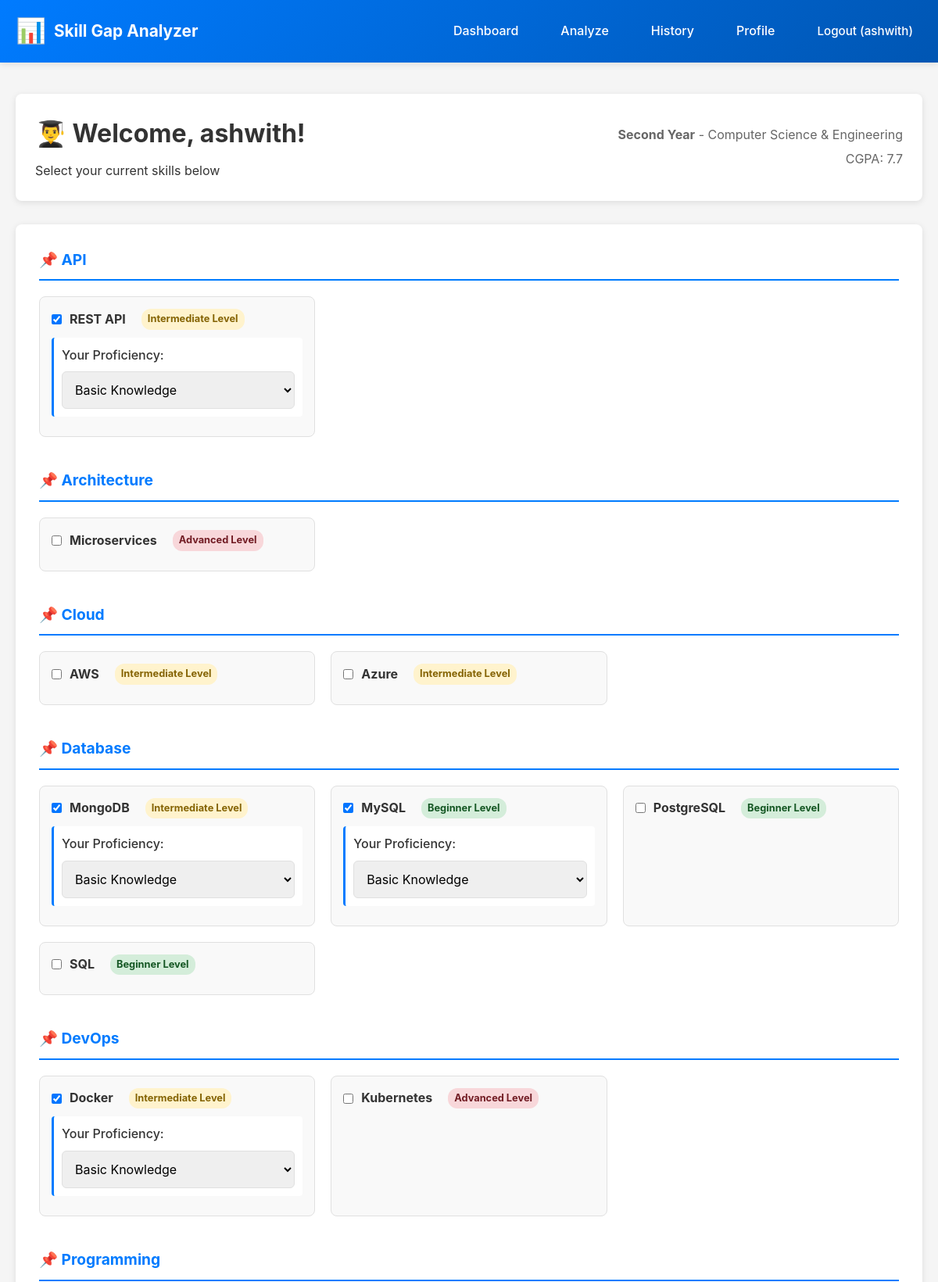
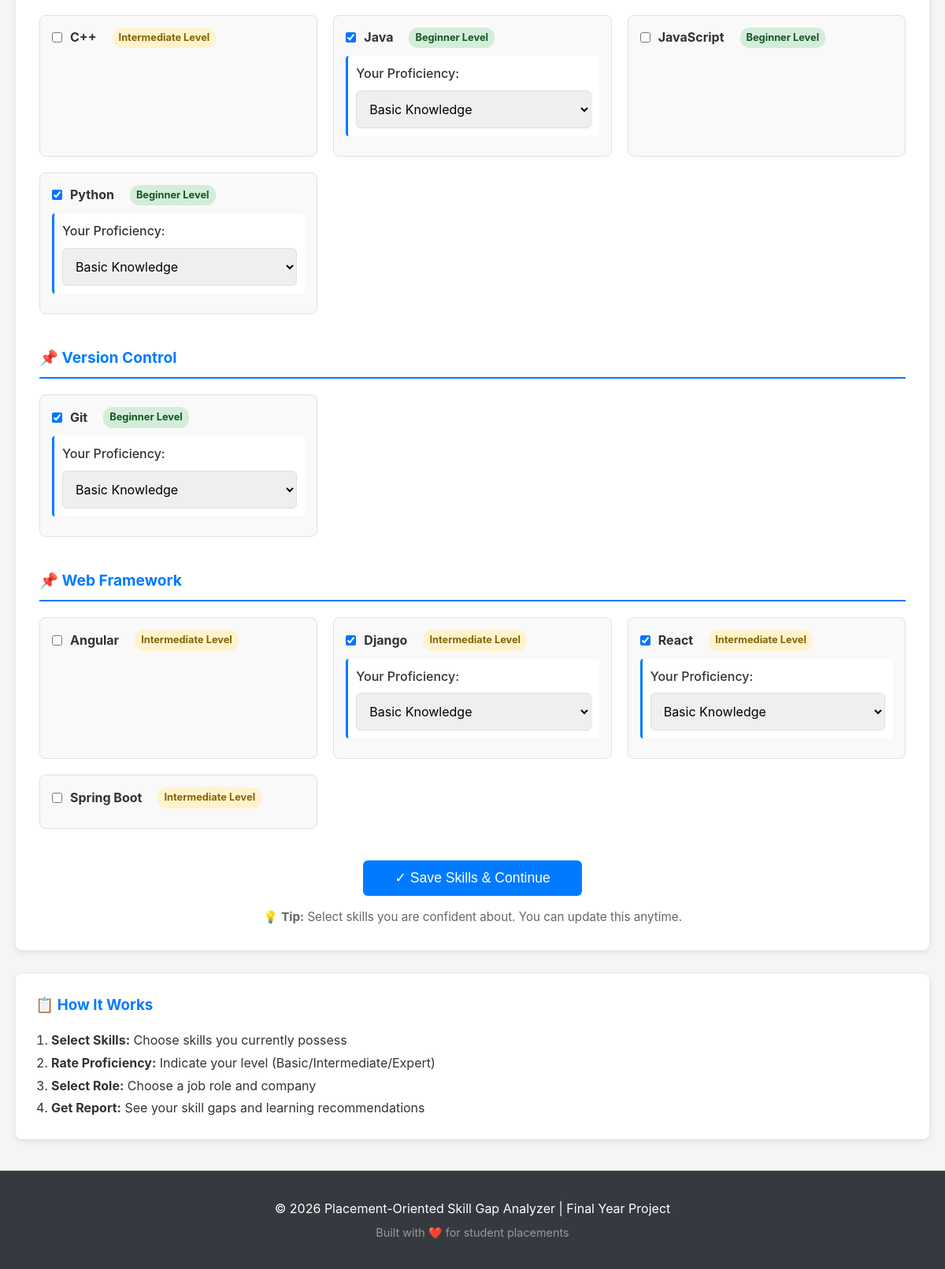
The app's page /dashboard/ (signed in) with its own data (2 pictures, top to bottom).
### analyzer/models.py (models this page shows, shortened)
class StudentProfile(models.Model):
    YEAR_CHOICES = [
        ('FY', 'First Year'),
        ('SY', 'Second Year'),
        ('TY', 'Third Year'),
        ('FIN', 'Final Year'),
    ]
    DEPARTMENT_CHOICES = [
        ('CSE', 'Computer Science & Engineering'),
        ('IT', 'Information Technology'),
        ('ECE', 'Electronics & Communication'),
        ('ME', 'Mechanical Engineering'),
        ('CE', 'Civil Engineering'),
    ]
    user = models.OneToOneField(User, on_delete=models.CASCADE)
    phone_number = models.CharField(max_length=15, help_text="Student's contact number")
    college_name = models.CharField(max_length=200, help_text="College/University name")
    department = models.CharField(max_length=10, choices=DEPARTMENT_CHOICES)
    year = models.CharField(max_length=5, choices=YEAR_CHOICES)
    cgpa = models.FloatField(
        validators=[MinValueValidator(0.0), MaxValueValidator(10.0)],
        help_text="Cumulative GPA (0-10 scale)"
    )
    created_at = models.DateTimeField(auto_now_add=True, help_text="Account creation date")
    updated_at = models.DateTimeField(auto_now=True, help_text="Last updated date")
    class Meta:
        verbose_name_plural = "Student Profiles"
        ordering = ['-created_at']  # Newest first

class Skill(models.Model):
    CATEGORY_CHOICES = [
        ('Backend', 'Backend Development'),
        ('Frontend', 'Frontend Development'),
        ('Database', 'Database Management'),
        ('DevOps', 'DevOps & Infrastructure'),
        ('Mobile', 'Mobile Development'),
        ('Data', 'Data Science & Analytics'),
        ('SoftSkills', 'Soft Skills'),
        ('Other', 'Other'),
    ]
    DIFFICULTY_CHOICES = [
        ('Beginner', 'Beginner Level'),
        ('Intermediate', 'Intermediate Level'),
        ('Advanced', 'Advanced Level'),
    ]
    name = models.CharField(
        max_length=100,
        unique=True,
        help_text="Skill name (e.g., 'Python', 'Django', 'MySQL')"
    )
    category = models.CharField(max_length=20, choices=CATEGORY_CHOICES)
    description = models.TextField(
        help_text="What is this skill used for?"
    )
    difficulty_level = models.CharField(
        max_length=15,
        choices=DIFFICULTY_CHOICES,
        default='Intermediate'
    )
    class Meta:
        verbose_name_plural = "Skills"
        ordering = ['category', 'name']

### analyzer/views.py (the view, shortened to what this page needs)
# urls.py: path('dashboard/', views.dashboard, name='dashboard'),
@login_required(login_url='analyzer:login')
def dashboard(request):
    try:
        student_profile = StudentProfile.objects.get(user=request.user)
    except StudentProfile.DoesNotExist:
        messages.error(request, "Student profile not found. Please contact admin.")
        return redirect('analyzer:login')
    skills_by_category = {}
    for skill in Skill.objects.all().order_by('category', 'name'):
        if skill.category not in skills_by_category:
            skills_by_category[skill.category] = []
        skills_by_category[skill.category].append(skill)
    student_skills = StudentSkill.objects.filter(student=student_profile).values_list('skill_id', flat=True)
    return render(request, 'analyzer/dashboard.html', {
        'skills_by_category': skills_by_category,
        'student_skills': student_skills,
        'proficiency_choices': StudentSkill.PROFICIENCY_CHOICES,
        'student': student_profile
    })

### analyzer/templates/analyzer/dashboard.html (shortened to what this page needs)
{% extends 'analyzer/base.html' %}
{% block content %}
<div class="dashboard-container">
    <div class="dashboard-header">
        <div>
            <h1>👨‍🎓 Welcome, {{ user.username }}!</h1>
            <p>Select your current skills below</p>
        </div>
        <div class="user-info">
            <p><strong>{{ student.get_year_display }}</strong> - {{ student.get_department_display }}</p>
            <p>CGPA: {{ student.cgpa }}</p>
        </div>
    </div>
    <form method="POST" id="skillsForm" class="skills-form">
        {% for category, skills in skills_by_category.items %}
            <div class="skill-category">
                <h2 class="category-title">📌 {{ category }}</h2>
                <div class="skills-grid">
                    {% for skill in skills %}
                        <div class="skill-item">
                            <div class="skill-checkbox">
                                <input type="checkbox"
                                       id="skill_{{ skill.id }}"
                                       name="skills"
                                       value="{{ skill.id }}"
                                       {% if skill.id in student_skills %}checked{% endif %}
                                       data-difficulty="{{ skill.difficulty_level }}">
                                <label for="skill_{{ skill.id }}">
                                    <strong>{{ skill.name }}</strong>
                                    <span class="difficulty-badge difficulty-{{ skill.difficulty_level|lower }}">
                                        {{ skill.get_difficulty_level_display }}
                                    </span>
                                </label>
                            </div>
                            <div class="proficiency-selector" id="prof_{{ skill.id }}" style="display:none;">
                                <label>Your Proficiency:</label>
                                <select name="proficiency_{{ skill.id }}" class="proficiency-select">
                                    {% for value, label in proficiency_choices %}
                                        <option value="{{ value }}">{{ label }}</option>
                                    {% endfor %}
                                </select>
                            </div>
                        </div>
                    {% empty %}
                        <p class="no-skills">No skills in this category yet</p>
                    {% endfor %}
                </div>
            </div>
        {% endfor %}
        <div class="form-actions">
            <button type="submit" class="btn btn-primary btn-large">
                ✓ Save Skills & Continue
            </button>
            <p class="form-hint">
                💡 <strong>Tip:</strong> Select skills you are confident about.
                You can update this anytime.
            </p>
        </div>
    </form>
    <div class="info-section">
        <h3>📋 How It Works</h3>
        <ol>
            <li><strong>Select Skills:</strong> Choose skills you currently possess</li>
            <li><strong>Rate Proficiency:</strong> Indicate your level (Basic/Intermediate/Expert)</li>
            <li><strong>Select Role:</strong> Choose a job role and company</li>
            <li><strong>Get Report:</strong> See your skill gaps and learning recommendations</li>
        </ol>
    </div>
</div>
{% endblock %}

### analyzer/templates/analyzer/base.html (shortened to what this page needs)
{% load static %}
<!DOCTYPE html>
<html lang="en">
<head>
    <link rel="stylesheet" href="{% static 'analyzer/css/style.css' %}">
</head>
<body>
    <nav class="navbar">
        <div class="container">
            <div class="navbar-brand">
                <a href="{% url 'analyzer:home' %}" class="logo">
                    <span class="logo-icon">📊</span> Skill Gap Analyzer
                </a>
            </div>
            <div class="navbar-menu">
                {% if user.is_authenticated %}
                    <ul class="nav-links">
                        <li><a href="{% url 'analyzer:dashboard' %}" class="nav-link">Dashboard</a></li>
                        <li><a href="{% url 'analyzer:select_role' %}" class="nav-link">Analyze</a></li>
                        <li><a href="{% url 'analyzer:skill_history' %}" class="nav-link">History</a></li>
                        <li><a href="{% url 'analyzer:profile' %}" class="nav-link">Profile</a></li>
                        <li><a href="{% url 'analyzer:logout' %}" class="nav-link logout">Logout ({{ user.username }})</a></li>
                    </ul>
                {% else %}
                    <ul class="nav-links">
                        <li><a href="{% url 'analyzer:login' %}" class="nav-link">Login</a></li>
                        <li><a href="{% url 'analyzer:register' %}" class="nav-link register-btn">Register</a></li>
                    </ul>
                {% endif %}
            </div>
        </div>
    </nav>
    <main class="main-content">
        <div class="container">
            {% block content %}{% endblock %}
        </div>
    </main>
    <footer class="footer">
        <div class="container">
            <p>&copy; 2026 Placement-Oriented Skill Gap Analyzer | Final Year Project</p>
            <p class="footer-note">Built with ❤️ for student placements</p>
        </div>
    </footer>
</body>
</html>

### analyzer/static/analyzer/css/style.css (style rules this page uses)
:root { --primary-color: #007bff; --success-color: #28a745; --danger-color: #dc3545; --warning-color: #ffc107; --info-color: #17a2b8; --light-color: #f8f9fa; --dark-color: #343a40; --border-color: #e0e0e0; --shadow: 0 2px 8px rgba(0,0,0,0.1); --transition: all 0.3s ease; }
* { margin: 0; padding: 0; box-sizing: border-box; }
html, body { height: 100%; }
body { font-family: -apple-system, BlinkMacSystemFont, 'Segoe UI', Roboto, 'Helvetica Neue', Arial, sans-serif; font-size: 16px; line-height: 1.6; color: #333; background-color: #f5f5f5; display: flex; flex-direction: column; }
.container { max-width: 1200px; margin: 0 auto; padding: 0 20px; width: 100%; }
.navbar { background: linear-gradient(135deg, #007bff 0%, #0056b3 100%); color: white; padding: 15px 0; box-shadow: var(--shadow); position: sticky; top: 0; z-index: 1000; }
.navbar .container { display: flex; justify-content: space-between; align-items: center; }
.navbar-brand { flex: 1; }
.logo { display: flex; align-items: center; gap: 10px; font-size: 1.3em; font-weight: bold; text-decoration: none; color: white; transition: var(--transition); }
.logo-icon { font-size: 1.5em; }
.nav-links { display: flex; list-style: none; gap: 30px; align-items: center; }
.nav-link { color: white; text-decoration: none; transition: var(--transition); font-weight: 500; padding: 8px 12px; border-radius: 4px; }
.nav-link.logout { font-size: 0.95em; }
.main-content { flex: 1; padding: 40px 0; background: #f5f5f5; }
.btn { padding: 10px 20px; border: none; border-radius: 6px; font-size: 1em; cursor: pointer; transition: var(--transition); font-weight: 500; text-decoration: none; display: inline-block; text-align: center; }
.btn-primary { background: var(--primary-color); color: white; }
.btn-large { padding: 15px 30px; font-size: 1.1em; }
label { display: block; margin-bottom: 8px; font-weight: 500; color: #333; }
input[type="text"], input[type="email"], input[type="password"], input[type="tel"], input[type="number"], select, textarea { width: 100%; padding: 12px; border: 1px solid var(--border-color); border-radius: 6px; font-size: 1em; font-family: inherit; transition: var(--transition); }
.dashboard-header { background: white; padding: 25px; border-radius: 8px; margin-bottom: 30px; display: flex; justify-content: space-between; align-items: center; box-shadow: var(--shadow); }
.dashboard-header h1 { margin-bottom: 10px; }
.user-info { text-align: right; color: #666; }
.user-info p { margin: 5px 0; }
.skills-form { background: white; padding: 30px; border-radius: 8px; box-shadow: var(--shadow); }
.skill-category { margin-bottom: 40px; }
.category-title { color: var(--primary-color); border-bottom: 2px solid var(--primary-color); padding-bottom: 10px; margin-bottom: 20px; font-size: 1.2em; }
.skills-grid { display: grid; grid-template-columns: repeat(auto-fill, minmax(280px, 1fr)); gap: 20px; }
.skill-item { padding: 20px; background: #f9f9f9; border: 2px solid var(--border-color); border-radius: 8px; transition: var(--transition); cursor: pointer; }
.skill-checkbox { display: flex; align-items: center; margin-bottom: 10px; }
.skill-checkbox input[type="checkbox"] { width: auto; margin: 0 10px 0 0; cursor: pointer; }
.skill-checkbox label { margin: 0; display: flex; align-items: center; gap: 10px; cursor: pointer; }
.difficulty-badge { display: inline-block; padding: 4px 10px; border-radius: 20px; font-size: 0.75em; font-weight: bold; }
.difficulty-beginner { background: #d4edda; color: #155724; }
.difficulty-intermediate { background: #fff3cd; color: #856404; }
.difficulty-advanced { background: #f8d7da; color: #721c24; }
.proficiency-selector { margin-top: 12px; padding: 12px; background: white; border-left: 3px solid var(--primary-color); border-radius: 4px; }
.proficiency-selector label { margin-bottom: 8px; }
.form-actions { text-align: center; margin-top: 30px; }
.form-hint { margin-top: 15px; color: #666; font-size: 0.95em; }
.info-section { background: white; padding: 25px; border-radius: 8px; margin-top: 30px; box-shadow: var(--shadow); }
.info-section h3 { margin-bottom: 15px; color: var(--primary-color); }
.info-section ol { margin-left: 20px; line-height: 1.8; }
.footer { background: var(--dark-color); color: white; padding: 30px 0; margin-top: auto; text-align: center; border-top: 1px solid #555; }
.footer p { margin: 5px 0; }
.footer-note { font-size: 0.9em; color: #999; }

### records on screen
StudentProfile: year "Second Year", department "Computer Science & Engineering", cgpa "7.7"
Skill: category "API", skills "☑", name "REST API", difficulty_level "Intermediate Level", id "Basic Knowledge"
Skill: category "Architecture", name "Microservices", difficulty_level "Advanced Level"
Skill: category "Cloud", name "AWS", difficulty_level "Intermediate Level"
Skill: name "Azure", difficulty_level "Intermediate Level"
Skill: category "Database", skills "☑", name "MongoDB", difficulty_level "Intermediate Level", id "Basic Knowledge"
Skill: skills "☑", name "MySQL", difficulty_level "Beginner Level", id "Basic Knowledge"
Skill: name "PostgreSQL", difficulty_level "Beginner Level"
Skill: name "SQL", difficulty_level "Beginner Level"
Skill: category "DevOps", skills "☑", name "Docker", difficulty_level "Intermediate Level", id "Basic Knowledge"
Skill: name "Kubernetes", difficulty_level "Advanced Level"
Skill: category "Programming", name "C++", difficulty_level "Intermediate Level"
Skill: skills "☑", name "Java", difficulty_level "Beginner Level", id "Basic Knowledge"
Skill: name "JavaScript", difficulty_level "Beginner Level"
Skill: skills "☑", name "Python", difficulty_level "Beginner Level", id "Basic Knowledge"
Skill: category "Version Control", skills "☑", name "Git", difficulty_level "Beginner Level", id "Basic Knowledge"
Skill: category "Web Framework", name "Angular", difficulty_level "Intermediate Level"
Skill: skills "☑", name "Django", difficulty_level "Intermediate Level", id "Basic Knowledge"
Skill: skills "☑", name "React", difficulty_level "Intermediate Level", id "Basic Knowledge"
Skill: name "Spring Boot", difficulty_level "Intermediate Level"

### other values on screen
{{ user.username }} "ashwith"
